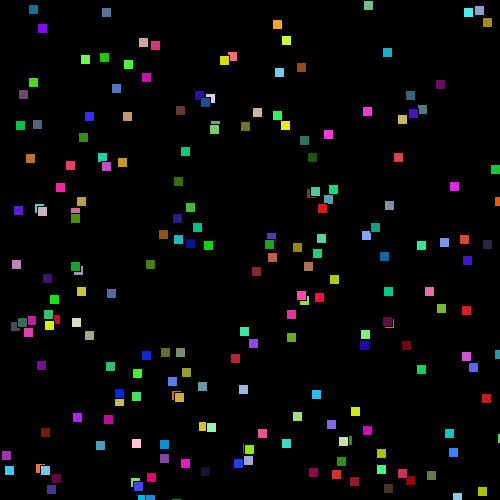
Frame 1 (no input)
Frame 60 (the mouse pressed at the canvas centre just before this capture): identical to frame 1, image omitted
Frame 120 (the mouse held since frame 60 and released just before this capture): identical to frame 1, image omitted

The Processing sketch that drew this single still picture (run headless with seeded random() and noise(); from frame 60 on, the mouse is pressed at the canvas centre):

// Processing sketch: array_positions
// ── array_positions.pde

int anzahl=200;
float [] xPositionen = new float[anzahl];
float [] yPositionen = new float[anzahl];
color [] farben = new color[anzahl];

void setup() {
  size(500, 500);
  neuePositionen();
}

void draw() {
  background(0);
  for (int i=0; i<anzahl; i++) { //i=i+1
    fill(farben[i]);
    rect(xPositionen[i], yPositionen[i], 10, 10);
  }
}


// Funktion zum generieren neuer Positionen und Farben
void neuePositionen() {
    for (int i=0; i<anzahl; i++) { 
    xPositionen[i]=random(0, width);
    yPositionen[i]=random(0, height);
    farben[i]=color(random(0, 255), random(0, 255), random(0, 255));
  }
}


void keyReleased() {
  if (key == 'p') {
    neuePositionen();
  }
}
